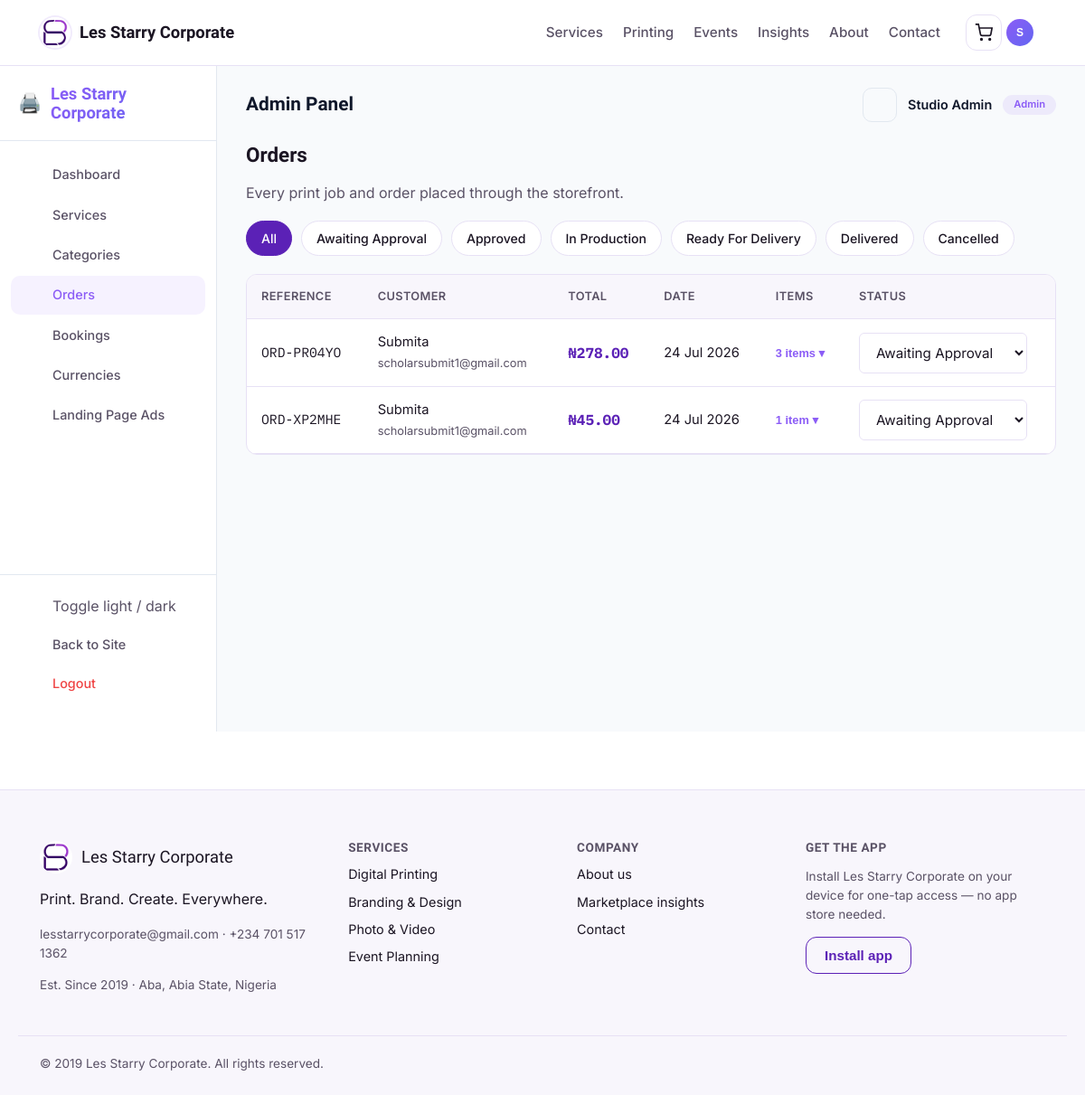
Page /admin/orders (signed in) on the committed database.
### app/models.py (models this page shows, shortened)
class User(UserMixin, db.Model):
    __tablename__ = "users"
    id = db.Column(db.Integer, primary_key=True)
    full_name = db.Column(db.String(120), nullable=False)
    email = db.Column(db.String(150), unique=True, nullable=False, index=True)
    phone = db.Column(db.String(30))
    password_hash = db.Column(db.String(255), nullable=False)
    is_admin = db.Column(db.Boolean, default=False)
    preferred_theme = db.Column(db.String(20), default="light")
    preferred_currency = db.Column(db.String(10), default="NGN")
    address = db.Column(db.String(255), nullable=True)
    last_login = db.Column(db.DateTime, nullable=True)
    created_at = db.Column(db.DateTime, default=datetime.utcnow)
    updated_at = db.Column(db.DateTime, default=datetime.utcnow, onupdate=datetime.utcnow)
    bookings = db.relationship(
        "Booking",
        foreign_keys="Booking.user_id",
        back_populates="customer",
        lazy=True
    )
    orders = db.relationship("Order", back_populates="customer", lazy=True)
    cart_items = db.relationship("CartItem", back_populates="owner", lazy=True, cascade="all, delete-orphan")
    reviews = db.relationship("Review", back_populates="author", lazy=True)
    assigned_bookings = db.relationship(
        "Booking",
        foreign_keys="Booking.assigned_staff_id",
        back_populates="assigned_staff",
        lazy=True
    )
    wishlist_items = db.relationship("Wishlist", back_populates="user", lazy=True, cascade="all, delete-orphan")
    notifications = db.relationship("Notification", back_populates="user", lazy=True, cascade="all, delete-orphan")
    activities = db.relationship("ActivityLog", back_populates="user", lazy=True, cascade="all, delete-orphan")

class Order(db.Model):
    __tablename__ = "orders"
    id = db.Column(db.Integer, primary_key=True)
    reference = db.Column(db.String(20), unique=True, default=lambda: generate_reference("ORD"))
    user_id = db.Column(db.Integer, db.ForeignKey("users.id"), nullable=False)
    total_amount = db.Column(db.Float, nullable=False, default=0.0)
    status = db.Column(db.String(30), default="pending")
    shipping_address = db.Column(db.String(255))
    billing_address = db.Column(db.String(255), nullable=True)
    order_notes = db.Column(db.Text, nullable=True)
    payment_method = db.Column(db.String(50), default="pay_on_pickup")
    payment_reference = db.Column(db.String(100), unique=True, nullable=True)
    paid_at = db.Column(db.DateTime, nullable=True)
    payment_details = db.Column(db.Text, nullable=True)
    tracking_number = db.Column(db.String(100), nullable=True)
    shipped_at = db.Column(db.DateTime, nullable=True)
    delivered_at = db.Column(db.DateTime, nullable=True)
    discount_amount = db.Column(db.Float, default=0.0)
    discount_code = db.Column(db.String(50), nullable=True)
    created_at = db.Column(db.DateTime, default=datetime.utcnow)
    updated_at = db.Column(db.DateTime, default=datetime.utcnow, onupdate=datetime.utcnow)
    items = db.relationship("OrderItem", back_populates="order", lazy=True, cascade="all, delete-orphan")
    customer = db.relationship("User", back_populates="orders")
    STATUS_FLOW = ['awaiting_approval', 'approved', 'in_production', 'ready_for_delivery', 'delivered']

### app/blueprints/admin/routes.py (the view)
@admin_bp.route("/orders")
@admin_required
def orders():
    status_filter = request.args.get("status")
    highlight = request.args.get("highlight", type=int)
    query = Order.query
    if status_filter:
        query = query.filter_by(status=status_filter)
    all_orders = query.order_by(Order.created_at.desc()).all()
    return render_template(
        "admin/orders.html", orders=all_orders, status_filter=status_filter,
        order_statuses=ORDER_STATUSES, highlight=highlight,
    )

### app/templates/admin/orders.html (shortened to what this page needs)
{% extends "admin/_layout.html" %}
{% block admin_content %}
<h1 style="font-size:1.4rem;">Orders</h1>
<p class="muted">Every print job and order placed through the storefront.</p>
<div class="chip-row">
  <a href="{{ url_for('admin.orders') }}" class="chip {{ 'chip-active' if not status_filter }}">All</a>
  {% for s in order_statuses %}
  <a href="{{ url_for('admin.orders', status=s) }}" class="chip {{ 'chip-active' if status_filter == s }}">{{ s.replace('_', ' ')|title }}</a>
  {% endfor %}
</div>
<div class="admin-table-wrap card" style="margin-top:20px;">
  <table>
    <thead><tr><th>Reference</th><th>Customer</th><th>Total</th><th>Date</th><th>Items</th><th>Status</th></tr></thead>
    <tbody>
      {% for o in orders %}
      <tr class="order-row {{ 'highlight' if highlight == o.id }}">
        <td class="ref-code">{{ o.reference }}</td>
        <td>{{ o.customer.full_name }}<br><span class="muted" style="font-size:0.8rem;">{{ o.customer.email }}</span></td>
        <td class="price">{{ currency }}{{ "%.2f"|format(o.total_amount) }}</td>
        <td>{{ o.created_at.strftime('%d %b %Y') }}</td>
        <td>
          <button type="button" class="order-items-toggle" onclick="document.getElementById('items-{{ o.id }}').classList.toggle('open')">
            {{ o.items|length }} item{{ 's' if o.items|length != 1 }} ▾
          </button>
        </td>
        <td>
          <div style="display:flex; gap:8px; align-items:center; flex-wrap:wrap;">
            <form method="post" action="{{ url_for('admin.update_order_status', order_id=o.id) }}" style="display:flex;gap:8px;align-items:center;">
              <select name="status" onchange="this.form.submit()">
                {% for s in order_statuses %}
                <option value="{{ s }}" {{ 'selected' if o.status == s }}>{{ s.replace('_', ' ')|title }}</option>
                {% endfor %}
              </select>
            </form>
          </div>
        </td>
      </tr>
      {% else %}
      <tr><td colspan="6" class="muted" style="text-align:center;padding:32px;">No orders match this filter.</td></tr>
      {% endfor %}
    </tbody>
  </table>
</div>
{% endblock %}

### app/templates/admin/_layout.html (shortened to what this page needs)
{% extends "base.html" %}
{% block content %}
<div class="admin-wrapper">
    <aside class="admin-sidebar">
        <div class="admin-sidebar-header">
            <a href="{{ url_for('main.index') }}" class="admin-brand">
                <span class="brand-icon">🖨️</span>
                <span class="brand-name">{{ company_name }}</span>
            </a>
        </div>
        <nav class="admin-nav">
            <a href="{{ url_for('admin.dashboard') }}" class="admin-nav-item {% if request.endpoint == 'admin.dashboard' %}active{% endif %}">
                <span>Dashboard</span>
            </a>
            <a href="{{ url_for('admin.services') }}" class="admin-nav-item {% if request.endpoint == 'admin.services' or request.endpoint == 'admin.new_service' or request.endpoint == 'admin.edit_service' %}active{% endif %}">
                <span>Services</span>
            </a>
            <a href="{{ url_for('admin.categories') }}" class="admin-nav-item {% if request.endpoint == 'admin.categories' %}active{% endif %}">
                <span>Categories</span>
            </a>
            <a href="{{ url_for('admin.orders') }}" class="admin-nav-item {% if request.endpoint == 'admin.orders' %}active{% endif %}">
                <span>Orders</span>
            </a>
            <a href="{{ url_for('admin.bookings') }}" class="admin-nav-item {% if request.endpoint == 'admin.bookings' %}active{% endif %}">
                <span>Bookings</span>
            </a>
            <a href="{{ url_for('admin.currencies') }}" class="admin-nav-item {% if request.endpoint == 'admin.currencies' %}active{% endif %}">
                <span>Currencies</span>
            </a>
            <a href="{{ url_for('admin.ads') }}" class="admin-nav-item {% if request.endpoint == 'admin.ads' %}active{% endif %}">
                <span>Landing Page Ads</span>
            </a>
        </nav>
        <div class="admin-sidebar-footer">
            <button type="button" id="admin-theme-toggle" class="admin-nav-item theme-toggle-btn" style="width: 100%; background: none; border: none; cursor: pointer; font: inherit; text-align: left;">
                <span>Toggle light / dark</span>
            </button>
            <a href="{{ url_for('main.index') }}" class="admin-nav-item">
                <span>Back to Site</span>
            </a>
            <a href="{{ url_for('auth.logout') }}" class="admin-nav-item logout">
                <span>Logout</span>
            </a>
        </div>
    </aside>
    <main class="admin-content">
        <div class="admin-content-header">
            <h2>{% block admin_title %}Admin Panel{% endblock %}</h2>
            <div class="admin-user-info">
                <div class="notification-bell-wrap">
                    <button type="button" id="notif-bell-btn" class="icon-btn" aria-label="Notifications">
                    </button>
                </div>
                <span class="admin-user-name">{{ current_user.full_name }}</span>
                <span class="admin-user-role">Admin</span>
            </div>
        </div>
        <div class="admin-content-body">
            {% block admin_content %}{% endblock %}
        </div>
    </main>
</div>
{% endblock %}

### app/templates/base.html (shortened to what this page needs)
<!DOCTYPE html>
<html lang="en" data-theme="light">
<head>
<link rel="stylesheet" href="{{ url_for('static', filename='css/style.css') }}">
</head>
<body>
<header class="site-header">
  <div class="container header-inner">
    <a href="{{ url_for('main.index') }}" class="brand">
      <span class="brand-mark" aria-hidden="true">
        <img src="{{ url_for('static', filename='img/brand/logo-mark.png') }}" alt="" width="34" height="34">
      </span>
      <span class="brand-name">{{ company_name }}</span>
    </a>
    <nav class="main-nav" aria-label="Primary">
      <a href="{{ url_for('catalog.list_services') }}">Services</a>
      <a href="{{ url_for('catalog.list_services') }}?category=printing">Printing</a>
      <a href="{{ url_for('catalog.list_services') }}?category=events">Events</a>
      <a href="{{ url_for('main.marketplace_insights') }}">Insights</a>
      <a href="{{ url_for('main.about') }}">About</a>
      <a href="{{ url_for('main.contact') }}">Contact</a>
    </nav>
    <div class="header-actions">
      <a href="{{ url_for('cart.view_cart') }}" class="icon-btn cart-link" aria-label="View cart" id="cartLink">
        <svg width="20" height="20" viewBox="0 0 24 24" fill="none" stroke="currentColor" stroke-width="2"><circle cx="9" cy="21" r="1"/><circle cx="20" cy="21" r="1"/><path d="M1 1h4l2.7 13.4a2 2 0 002 1.6h9.7a2 2 0 002-1.6L23 6H6"/></svg>
      </a>
      {% if current_user.is_authenticated %}
      <div class="user-menu" id="userMenu">
        <button class="icon-btn user-btn" id="userMenuBtn" aria-haspopup="true" aria-expanded="false" aria-label="User menu">
          <span class="user-avatar">{{ current_user.full_name[0]|upper }}</span>
        </button>
      </div>
      {% else %}
      <a href="{{ url_for('auth.login') }}" class="btn btn-ghost btn-sm">Log in</a>
      <a href="{{ url_for('auth.register') }}" class="btn btn-primary btn-sm">Sign up</a>
      {% endif %}
    </div>
  </div>
</header>
<main id="main-content">
  {% block content %}{% endblock %}
</main>
<footer class="site-footer">
  <div class="container footer-grid">
    <div class="footer-brand">
      <div class="footer-brand-mark">
        <img src="{{ url_for('static', filename='img/brand/logo-mark.png') }}" alt="{{ company_name }} logo" width="36" height="36">
        <span class="brand-name">{{ company_name }}</span>
      </div>
      <p>{{ company_tagline }}</p>
      <p class="footer-meta">{{ company_email }} · {{ company_phone }}</p>
      <p class="footer-meta">Est. {{ company_founded }} · Aba, Abia State, Nigeria</p>
    </div>
    <div class="footer-col">
      <h4>Services</h4>
      <a href="{{ url_for('catalog.list_services') }}?category=printing">Digital Printing</a>
      <a href="{{ url_for('catalog.list_services') }}?category=branding">Branding &amp; Design</a>
      <a href="{{ url_for('catalog.list_services') }}?category=photo-video">Photo &amp; Video</a>
      <a href="{{ url_for('catalog.list_services') }}?category=events">Event Planning</a>
    </div>
    <div class="footer-col">
      <h4>Company</h4>
      <a href="{{ url_for('main.about') }}">About us</a>
      <a href="{{ url_for('main.marketplace_insights') }}">Marketplace insights</a>
      <a href="{{ url_for('main.contact') }}">Contact</a>
    </div>
    <div class="footer-col">
      <h4>Get the app</h4>
      <p class="footer-meta">Install {{ company_name }} on your device for one-tap access — no app store needed.</p>
      <button id="install-btn" class="btn btn-outline" hidden>Install app</button>
    </div>
  </div>
  <div class="container footer-bottom">
    <span>&copy; {{ company_founded.split()[-1] if company_founded else '2026' }} {{ company_name }}. All rights reserved.</span>
  </div>
</footer>
</body>
</html>

### rows in the picture
User: full_name "S", full_name "Studio Admin"
Order: reference "ORD-PR04YO", customer.full_name "Submita", customer.email "scholarsubmit1@gmail.com", currency "₦", total_amount "278.00", created_at "24 Jul 2026", items|length "3", items "s"
Order: reference "ORD-XP2MHE", customer.full_name "Submita", customer.email "scholarsubmit1@gmail.com", currency "₦", total_amount "45.00", created_at "24 Jul 2026", items|length "1"

### other values in the picture
{{ company_name }} "Les Starry Corporate"
{{ s.replace('_', ' ')|title }} "Awaiting Approval" "Approved" "In Production" "Ready For Delivery" "Delivered" "Cancelled"
{{ company_tagline }} "Print. Brand. Create. Everywhere."
{{ company_email }} "lesstarrycorporate@gmail.com"
{{ company_phone }} "+234 701 517 1362"
{{ company_founded }} "Since 2019"
{{ company_founded.split()[-1] if company_founded else '2026' }} "2019"
form field status "Awaiting Approval"
